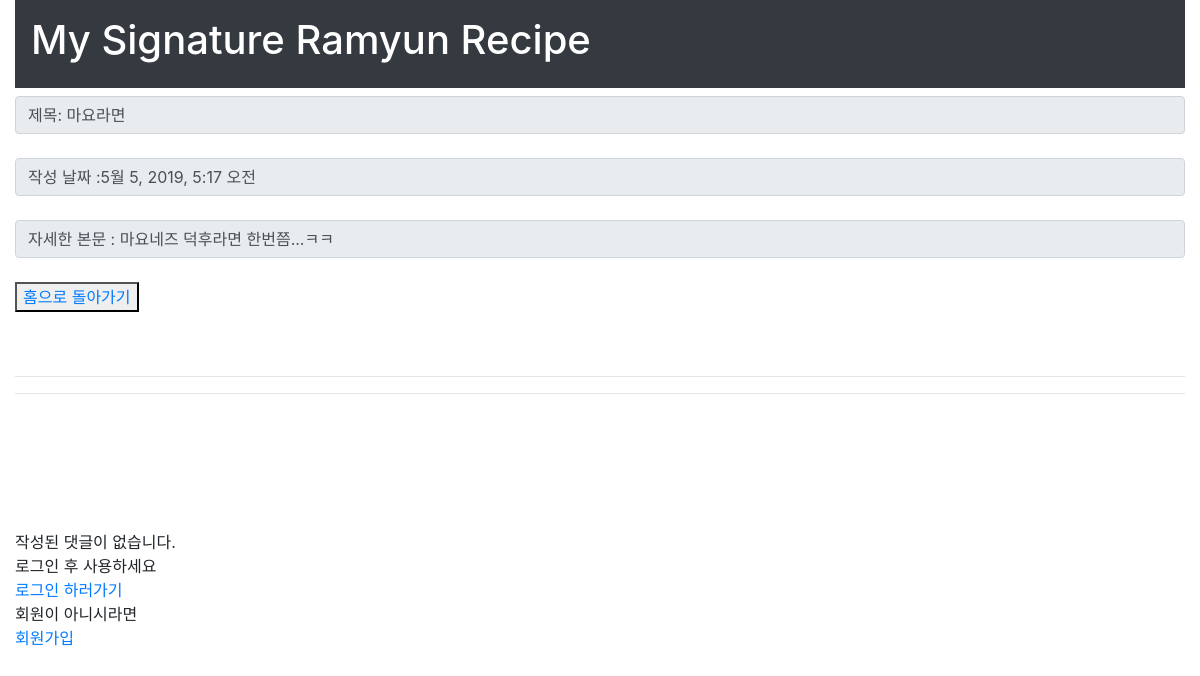
The page /detail/114 on the database its author committed.
### detail/models.py (models this page shows, shortened)
class Detail(models.Model):
    title = models.CharField(max_length = 100)
    pub_date = models.DateTimeField(auto_now_add = True)
    content = models.TextField()

### detail/views.py (the view)
# urls.py: path('detail/<int:ramyun_id>', detail.views.detail, name='detail'),
def detail(request, ramyun_id):
    ramyun_detail = get_object_or_404(Detail , pk = ramyun_id)
    return render(request, 'detail.html', {'ramyun' : ramyun_detail})

### detail/templates/detail.html (shortened to what this page needs)
<!DOCTYPE html>
<html>
<head>
<link rel="stylesheet" href="https://stackpath.bootstrapcdn.com/bootstrap/4.3.1/css/bootstrap.min.css">
<link rel="stylesheet" href="https://use.fontawesome.com/releases/v5.8.1/css/all.css">
</head>
<body>
<div class="container-fluid">
    <div class="p-3 mb-2 bg-dark text-white"><h1>My Signature Ramyun Recipe</h1></div>
    <span class="input-group-text" id="inputGroup-sizing-default">제목: {{ramyun.title}}<br></span><br>
    <span class="input-group-text" id="inputGroup-sizing-default">작성 날짜 :{{ramyun.pub_date}}<br></span><br>
    <span class="input-group-text" id="inputGroup-sizing-default">자세한 본문 : {{ramyun.content}} <br></span>
<br>
    <button><a href="{% url 'home' %}">홈으로 돌아가기</a></button>
<br>
<br>
<br>
<hr>
{% for comment in ramyun.comments.all %}
{% if user.is_authenticated %}
    <a href = "{% url 'removecomment' comment.id ramyun.id %}">댓글 삭제</a>
{% else %}
    <p>
    </p>
{% endif %}
<div class="alert alert-light" role="alert">
댓글 작성 일자 : {{comment.created_at}}
</div>
<div class="alert alert-light" role="alert">
댓글 내용 : {{comment.content}}
</div>
<hr><hr>
{% empty %}<hr>
<br><br><br><br><br>
작성된 댓글이 없습니다.
{% endfor %}
<br>
{% if user.is_authenticated %}
    <a href = "{% url 'commentcreate' ramyun.id %}">댓글 쓰기</a>
{% else %}
    <P>
        로그인 후 사용하세요<br />
        <a href="{% url 'login' %}" class="text-decoration-none">로그인 하러가기</a><br>
        회원이 아니시라면<br />
        <a href="{% url 'signupgo' %}" class="text-decoration-none">회원가입</a>
    </P>
{% endif %}
<form method = 'POST'>
    <br>
</form>
</div>
</body>
</html>

### rows shown on the page
Detail: title "마요라면", pub_date "5월 5, 2019, 5:17 오전", content "마요네즈 덕후라면 한번쯤...ㅋㅋ"
